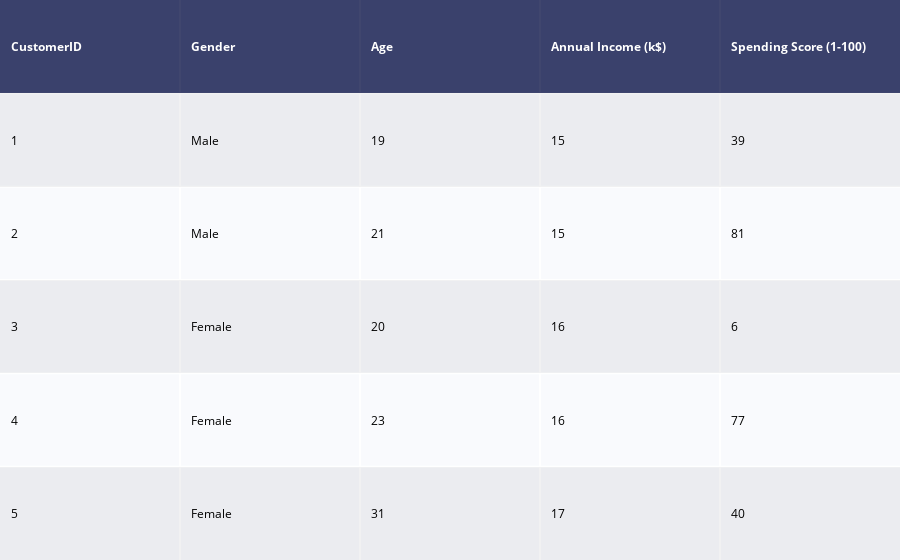

The code cell stored with this chart in its notebook:
### Markdown cell above
**Reading the Dataset**

### Code cell
# importing the dataset
data = pd.read_csv('Mall_Customers.csv')

dat = ff.create_table(data.head())

py.iplot(dat)

### Figure 1 — Plotly figure (JSON) as saved in the notebook; plotly's stock layout.template omitted (floating-point values rounded to 4 significant figures)
{"data": [{"colorscale": [[0, "#00083e"], [0.5, "#ededee"], [1, "#ffffff"]], "hoverinfo": "none", "opacity": 0.75, "showscale": false, "type": "heatmap", "z": [[0, 0, 0, 0, 0], [0.5, 0.5, 0.5, 0.5, 0.5], [1, 1, 1, 1, 1], [0.5, 0.5, 0.5, 0.5, 0.5], [1, 1, 1, 1, 1], [0.5, 0.5, 0.5, 0.5, 0.5]]}], "layout": {"annotations": [{"align": "left", "font": {"color": "#ffffff"}, "showarrow": false, "text": "<b>CustomerID</b>", "x": -0.45, "xanchor": "left", "xref": "x", "y": 0, "yref": "y"}, {"align": "left", "font": {"color": "#ffffff"}, "showarrow": false, "text": "<b>Gender</b>", "x": 0.55, "xanchor": "left", "xref": "x", "y": 0, "yref": "y"}, {"align": "left", "font": {"color": "#ffffff"}, "showarrow": false, "text": "<b>Age</b>", "x": 1.55, "xanchor": "left", "xref": "x", "y": 0, "yref": "y"}, {"align": "left", "font": {"color": "#ffffff"}, "showarrow": false, "text": "<b>Annual Income (k$)</b>", "x": 2.55, "xanchor": "left", "xref": "x", "y": 0, "yref": "y"}, {"align": "left", "font": {"color": "#ffffff"}, "showarrow": false, "text": "<b>Spending Score (1-100)</b>", "x": 3.55, "xanchor": "left", "xref": "x", "y": 0, "yref": "y"}, {"align": "left", "font": {"color": "#000000"}, "showarrow": false, "text": "1", "x": -0.45, "xanchor": "left", "xref": "x", "y": 1, "yref": "y"}, {"align": "left", "font": {"color": "#000000"}, "showarrow": false, "text": "Male", "x": 0.55, "xanchor": "left", "xref": "x", "y": 1, "yref": "y"}, {"align": "left", "font": {"color": "#000000"}, "showarrow": false, "text": "19", "x": 1.55, "xanchor": "left", "xref": "x", "y": 1, "yref": "y"}, {"align": "left", "font": {"color": "#000000"}, "showarrow": false, "text": "15", "x": 2.55, "xanchor": "left", "xref": "x", "y": 1, "yref": "y"}, {"align": "left", "font": {"color": "#000000"}, "showarrow": false, "text": "39", "x": 3.55, "xanchor": "left", "xref": "x", "y": 1, "yref": "y"}, {"align": "left", "font": {"color": "#000000"}, "showarrow": false, "text": "2", "x": -0.45, "xanchor": "left", "xref": "x", "y": 2, "yref": "y"}, {"align": "left", "font": {"color": "#000000"}, "showarrow": false, "text": "Male", "x": 0.55, "xanchor": "left", "xref": "x", "y": 2, "yref": "y"}, {"align": "left", "font": {"color": "#000000"}, "showarrow": false, "text": "21", "x": 1.55, "xanchor": "left", "xref": "x", "y": 2, "yref": "y"}, {"align": "left", "font": {"color": "#000000"}, "showarrow": false, "text": "15", "x": 2.55, "xanchor": "left", "xref": "x", "y": 2, "yref": "y"}, {"align": "left", "font": {"color": "#000000"}, "showarrow": false, "text": "81", "x": 3.55, "xanchor": "left", "xref": "x", "y": 2, "yref": "y"}, {"align": "left", "font": {"color": "#000000"}, "showarrow": false, "text": "3", "x": -0.45, "xanchor": "left", "xref": "x", "y": 3, "yref": "y"}, {"align": "left", "font": {"color": "#000000"}, "showarrow": false, "text": "Female", "x": 0.55, "xanchor": "left", "xref": "x", "y": 3, "yref": "y"}, {"align": "left", "font": {"color": "#000000"}, "showarrow": false, "text": "20", "x": 1.55, "xanchor": "left", "xref": "x", "y": 3, "yref": "y"}, {"align": "left", "font": {"color": "#000000"}, "showarrow": false, "text": "16", "x": 2.55, "xanchor": "left", "xref": "x", "y": 3, "yref": "y"}, {"align": "left", "font": {"color": "#000000"}, "showarrow": false, "text": "6", "x": 3.55, "xanchor": "left", "xref": "x", "y": 3, "yref": "y"}, {"align": "left", "font": {"color": "#000000"}, "showarrow": false, "text": "4", "x": -0.45, "xanchor": "left", "xref": "x", "y": 4, "yref": "y"}, {"align": "left", "font": {"color": "#000000"}, "showarrow": false, "text": "Female", "x": 0.55, "xanchor": "left", "xref": "x", "y": 4, "yref": "y"}, {"align": "left", "font": {"color": "#000000"}, "showarrow": false, "text": "23", "x": 1.55, "xanchor": "left", "xref": "x", "y": 4, "yref": "y"}, {"align": "left", "font": {"color": "#000000"}, "showarrow": false, "text": "16", "x": 2.55, "xanchor": "left", "xref": "x", "y": 4, "yref": "y"}, {"align": "left", "font": {"color": "#000000"}, "showarrow": false, "text": "77", "x": 3.55, "xanchor": "left", "xref": "x", "y": 4, "yref": "y"}, {"align": "left", "font": {"color": "#000000"}, "showarrow": false, "text": "5", "x": -0.45, "xanchor": "left", "xref": "x", "y": 5, "yref": "y"}, {"align": "left", "font": {"color": "#000000"}, "showarrow": false, "text": "Female", "x": 0.55, "xanchor": "left", "xref": "x", "y": 5, "yref": "y"}, {"align": "left", "font": {"color": "#000000"}, "showarrow": false, "text": "31", "x": 1.55, "xanchor": "left", "xref": "x", "y": 5, "yref": "y"}, {"align": "left", "font": {"color": "#000000"}, "showarrow": false, "text": "17", "x": 2.55, "xanchor": "left", "xref": "x", "y": 5, "yref": "y"}, {"align": "left", "font": {"color": "#000000"}, "showarrow": false, "text": "40", "x": 3.55, "xanchor": "left", "xref": "x", "y": 5, "yref": "y"}], "autosize": true, "margin": {"b": 0, "l": 0, "r": 0, "t": 0}, "xaxis": {"autorange": true, "dtick": 1, "gridwidth": 2, "range": [-0.5, 4.561], "showticklabels": false, "tick0": -0.5, "ticks": "", "zeroline": false}, "yaxis": {"autorange": true, "dtick": 1, "gridwidth": 2, "range": [5.5, -0.5], "showticklabels": false, "tick0": 0.5, "ticks": "", "zeroline": false}}}
